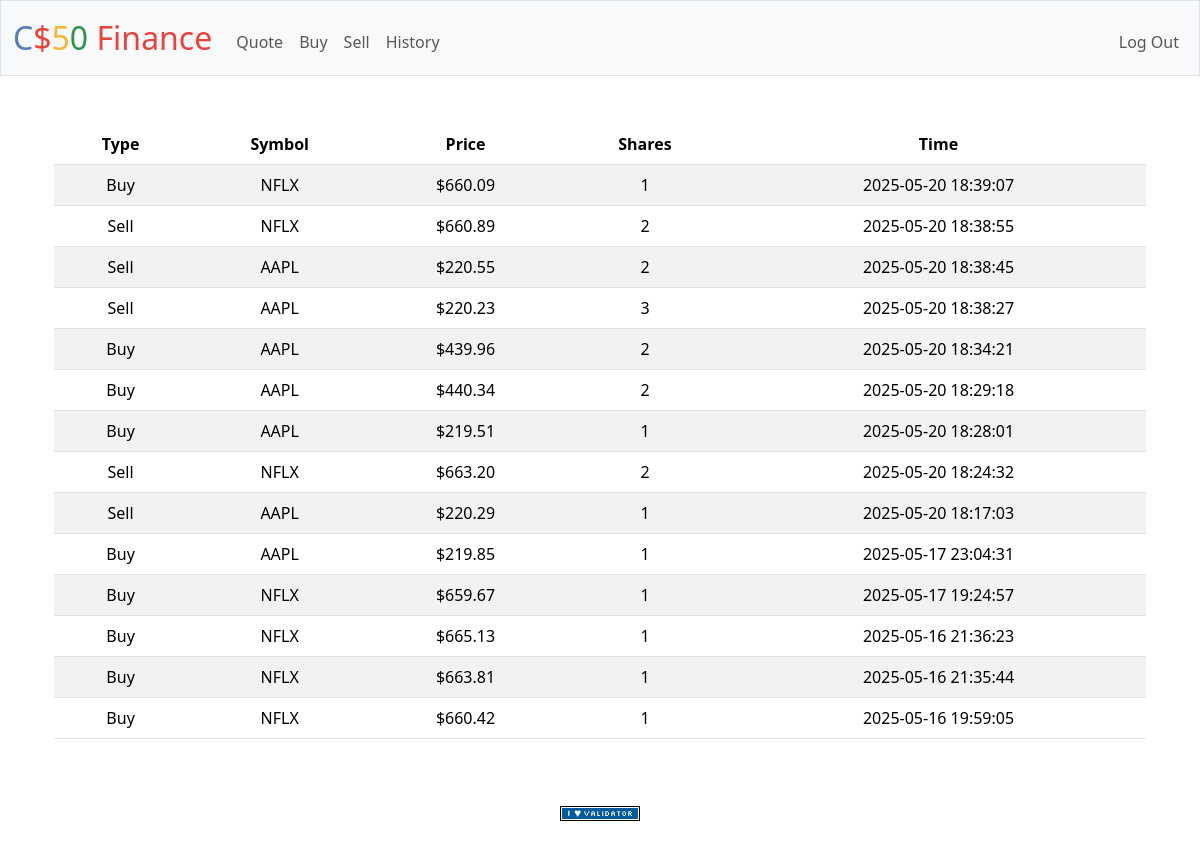
The page /history (signed in) on the database its author committed.
### tables this page shows
CREATE TABLE purchases (
    id INTEGER PRIMARY KEY AUTOINCREMENT,
    user_id INTEGER NOT NULL,
    symbol TEXT NOT NULL,
    shares INTEGER NOT NULL,
    price NUMERIC NOT NULL,
    timestamp DATETIME DEFAULT CURRENT_TIMESTAMP,
    FOREIGN KEY (user_id) REFERENCES users(id)
);

### app.py (the view)
@app.route("/history")
@login_required
def history():
    user_id = session["user_id"]
    rows = db.execute("SELECT symbol, shares, price, timestamp FROM purchases WHERE user_id = ? ORDER BY timestamp DESC", user_id)
    return render_template("history.html", rows=rows)

### app.py (called while the page is built)
@app.after_request
def after_request(response):
    response.headers["Cache-Control"] = "no-cache, no-store, must-revalidate"
    response.headers["Expires"] = 0
    response.headers["Pragma"] = "no-cache"
    return response

### helpers.py (called while the page is built)
def login_required(f):
    @wraps(f)
    def decorated_function(*args, **kwargs):
        if session.get("user_id") is None:
            return redirect("/login")
        return f(*args, **kwargs)
    return decorated_function

### templates/history.html (shortened to what this page needs)
{% extends "layout.html" %}
{% block main %}
<div class="container-fluid">
    <table class="table table-striped text-center">
        <thead>
            <tr>
                <th>Type</th>
                <th>Symbol</th>
                <th>Price</th>
                <th>Shares</th>
                <th>Time</th>
            </tr>
        </thead>
        <tbody>
            {% for row in rows %}
                <tr>
                    <td>
                        {% if row.shares > 0 %}
                            Buy
                        {% else %}
                            Sell
                        {% endif %}
                    </td>
                    <td>{{ row.symbol }}</td>
                    <td>${{ "%.2f"|format(row.price) }}</td>
                    <td>{{ row.shares | abs }}</td>
                    <td>{{ row.timestamp }}</td>
                </tr>
            {% endfor %}
        </tbody>
    </table>
</div>
{% endblock %}

### templates/layout.html (shortened to what this page needs)
<!DOCTYPE html>
<html lang="en">
    <head>
        <link href="https://cdn.jsdelivr.net/npm/bootstrap@5.3.3/dist/css/bootstrap.min.css" rel="stylesheet">
        <link href="/static/styles.css" rel="stylesheet">
    </head>
    <body>
        <nav class="bg-light border navbar navbar-expand-md navbar-light">
            <div class="container-fluid">
                <a class="navbar-brand" href="/"><span class="blue">C</span><span class="red">$</span><span class="yellow">5</span><span class="green">0</span> <span class="red">Finance</span></a>
                <div class="collapse navbar-collapse" id="navbar">
                    {% if session["user_id"] %}
                        <ul class="navbar-nav me-auto mt-2">
                            <li class="nav-item"><a class="nav-link" href="/quote">Quote</a></li>
                            <li class="nav-item"><a class="nav-link" href="/buy">Buy</a></li>
                            <li class="nav-item"><a class="nav-link" href="/sell">Sell</a></li>
                            <li class="nav-item"><a class="nav-link" href="/history">History</a></li>
                        </ul>
                        <ul class="navbar-nav ms-auto mt-2">
                            <li class="nav-item"><a class="nav-link" href="/logout">Log Out</a></li>
                        </ul>
                    {% else %}
                        <ul class="navbar-nav ms-auto mt-2">
                            <li class="nav-item"><a class="nav-link" href="/register">Register</a></li>
                            <li class="nav-item"><a class="nav-link" href="/login">Log In</a></li>
                        </ul>
                    {% endif %}
                </div>
            </div>
        </nav>
        <main class="container py-5 text-center">
            {% block main %}{% endblock %}
        </main>
        <footer class="mb-5">
            <form action="https://validator.w3.org/check" class="text-center" enctype="multipart/form-data" method="post" target="_blank">
                <input alt="Validate" src="/static/I_heart_validator.png" type="image">
            </form>
        </footer>
    </body>
</html>

### static/styles.css (style rules this page uses)
nav .navbar-brand { font-size: xx-large; }
nav .navbar-brand .blue { color: #537fbe; }
nav .navbar-brand .red { color: #ea433b; }
nav .navbar-brand .yellow { color: #f5b82e; }
nav .navbar-brand .green { color: #2e944b; }

### rows shown on the page
purchases: shows "Buy", symbol "NFLX", price "660.09", shares|abs "1", timestamp "2025-05-20 18:39:07"
purchases: shows "Sell", symbol "NFLX", price "660.89", shares|abs "2", timestamp "2025-05-20 18:38:55"
purchases: shows "Sell", symbol "AAPL", price "220.55", shares|abs "2", timestamp "2025-05-20 18:38:45"
purchases: shows "Sell", symbol "AAPL", price "220.23", shares|abs "3", timestamp "2025-05-20 18:38:27"
purchases: shows "Buy", symbol "AAPL", price "439.96", shares|abs "2", timestamp "2025-05-20 18:34:21"
purchases: shows "Buy", symbol "AAPL", price "440.34", shares|abs "2", timestamp "2025-05-20 18:29:18"
purchases: shows "Buy", symbol "AAPL", price "219.51", shares|abs "1", timestamp "2025-05-20 18:28:01"
purchases: shows "Sell", symbol "NFLX", price "663.20", shares|abs "2", timestamp "2025-05-20 18:24:32"
purchases: shows "Sell", symbol "AAPL", price "220.29", shares|abs "1", timestamp "2025-05-20 18:17:03"
purchases: shows "Buy", symbol "AAPL", price "219.85", shares|abs "1", timestamp "2025-05-17 23:04:31"
purchases: shows "Buy", symbol "NFLX", price "659.67", shares|abs "1", timestamp "2025-05-17 19:24:57"
purchases: shows "Buy", symbol "NFLX", price "665.13", shares|abs "1", timestamp "2025-05-16 21:36:23"
purchases: shows "Buy", symbol "NFLX", price "663.81", shares|abs "1", timestamp "2025-05-16 21:35:44"
purchases: shows "Buy", symbol "NFLX", price "660.42", shares|abs "1", timestamp "2025-05-16 19:59:05"
